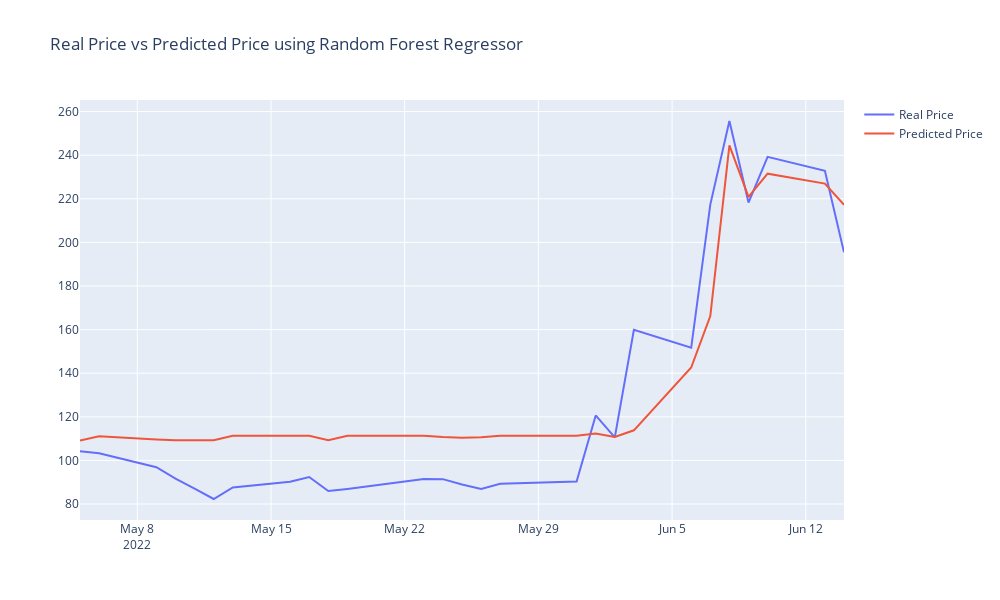

The code cell stored with this chart in its notebook:
### Markdown cell above
let's visualize the behaviour in line graph

### Code cell
trace_1 = go.Scatter(x = X_test_rf.index, y = y_test_rf[0],
                   mode = 'lines',
                   name = 'Real Price')

trace_2 = go.Scatter(x = X_test_rf.index, y = prediction_rf[0],
                    mode = "lines",
                    name = "Predicted Price")

layout = go.Layout(title = "Real Price vs Predicted Price using Random Forest Regressor",
                   width = 1000, height = 600)

fig = go.Figure(data = [trace_1, trace_2], layout = layout)
fig.show()

### Figure 1 — Plotly figure (JSON) as saved in the notebook; plotly's stock layout.template omitted (floating-point values rounded to 4 significant figures)
{"data": [{"mode": "lines", "name": "Real Price", "type": "scatter", "x": ["2022-05-05", "2022-05-06", "2022-05-09", "2022-05-10", "2022-05-11", "2022-05-12", "2022-05-13", "2022-05-16", "2022-05-17", "2022-05-18", "2022-05-19", "2022-05-20", "2022-05-23", "2022-05-24", "2022-05-25", "2022-05-26", "2022-05-27", "2022-05-31", "2022-06-01", "2022-06-02", "2022-06-03", "2022-06-06", "2022-06-07", "2022-06-08", "2022-06-09", "2022-06-10", "2022-06-13", "2022-06-14"], "y": [104.2, 103.3, 96.91, 91.62, 87.05, 82.31, 87.58, 90.27, 92.42, 85.96, 86.95, 87.99, 91.44, 91.43, 88.93, 86.9, 89.26, 90.32, 120.6, 110.6, 159.9, 151.7, 217.4, 255.7, 218.3, 239.3, 232.9, 195.5]}, {"mode": "lines", "name": "Predicted Price", "type": "scatter", "x": ["2022-05-05", "2022-05-06", "2022-05-09", "2022-05-10", "2022-05-11", "2022-05-12", "2022-05-13", "2022-05-16", "2022-05-17", "2022-05-18", "2022-05-19", "2022-05-20", "2022-05-23", "2022-05-24", "2022-05-25", "2022-05-26", "2022-05-27", "2022-05-31", "2022-06-01", "2022-06-02", "2022-06-03", "2022-06-06", "2022-06-07", "2022-06-08", "2022-06-09", "2022-06-10", "2022-06-13", "2022-06-14"], "y": [109.1, 111.1, 109.6, 109.2, 109.2, 109.2, 111.3, 111.4, 111.3, 109.3, 111.3, 111.3, 111.3, 110.7, 110.4, 110.6, 111.4, 111.3, 112.4, 110.7, 113.8, 142.6, 166.2, 244.5, 220.9, 231.5, 227.0, 217.2]}], "layout": {"height": 600, "title": {"text": "Real Price vs Predicted Price using Random Forest Regressor"}, "width": 1000}}
